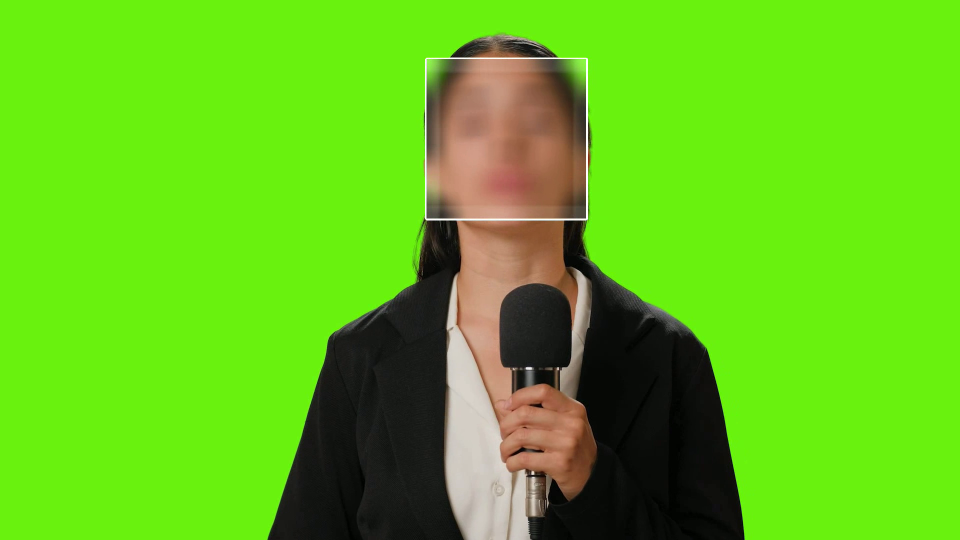
#> input picture frame 9 of Webcam Capture and Video Processing/assets/output.avi, 1920 x 1080 px, given in place of video.mp4, which was not available (shown at 1/2 size)
$ python find_faces_in_video.py
#> lines starting #> are read from the running program, lines starting #| are printed output that depends on the picture; after the words box and inside, x2 and y2 are one past the last pixel; in counts of white or black regions, pixels touching at a corner belong together; pictures that were not available may be replaced by others from this repository, and a replacement may not be noted
import cv2

video = cv2.VideoCapture("assets/video.mp4")

success, frame = video.read()
#> frame is the input picture: shape (1080, 1920, 3); mean B, G, R 25.7, 194.8, 99.3

height = frame.shape[0]
#> height = 1080
width = frame.shape[1]
#> width = 1920

face_cascade = cv2.CascadeClassifier("assets/faces.xml")
output = cv2.VideoWriter(
    "assets/output.avi", cv2.VideoWriter_fourcc(*"DIVX"), 30, (width, height)
)

while success:
    faces = face_cascade.detectMultiScale(frame, 1.05, 4)
#> faces = [[861, 139, 295, 295]]

    for x, y, w, h in faces:
        cv2.rectangle(frame, (x, y), (x + w, y + h), (255, 255, 255), 6)

        frame[y : y + h, x : x + w] = cv2.blur(frame[y : y + h, x : x + w], (50, 50))
#> this loop made 1 pass
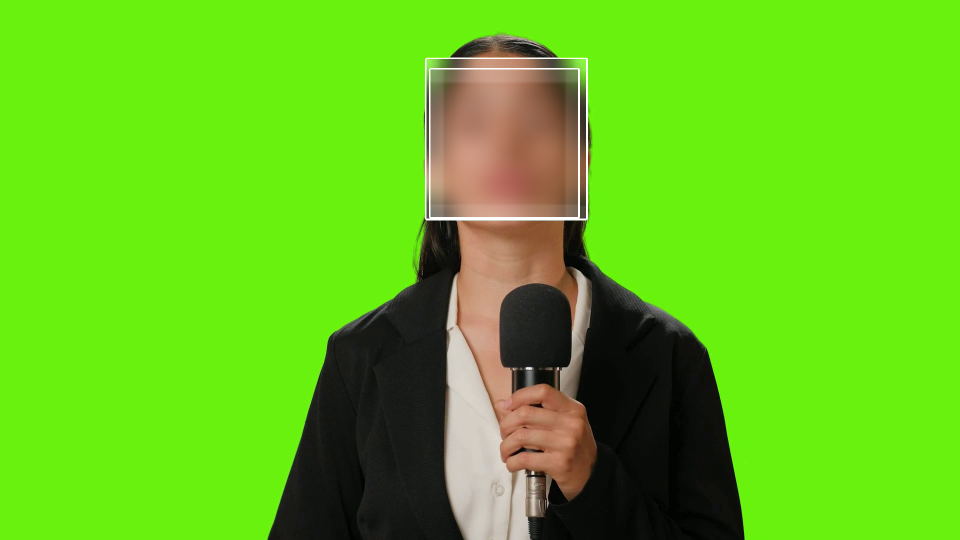
#> frame: shape (1080, 1920, 3) (shown at 1/2 size); 4.38% of pixels changed, all inside (x1, y1, x2, y2) = (858, 136, 1160, 438)

    output.write(frame)

    success, frame = video.read()
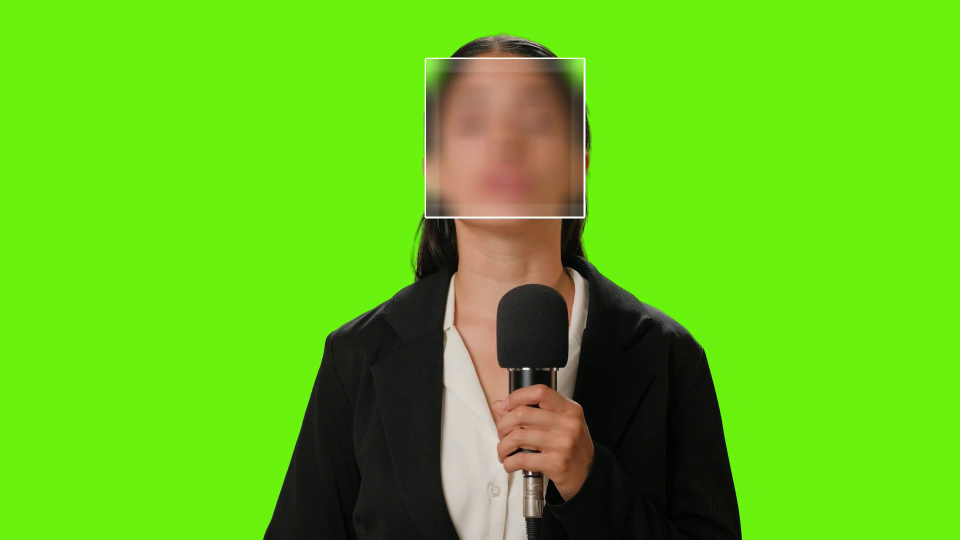
#> input picture frame 10 of Webcam Capture and Video Processing/assets/output.avi, 1920 x 1080 px, given in place of video.mp4, which was not available (shown at 1/2 size)
#> frame is the input picture: shape (1080, 1920, 3); mean B, G, R 25.8, 194.9, 99.4

output.release()

$ run again, starting later in the video
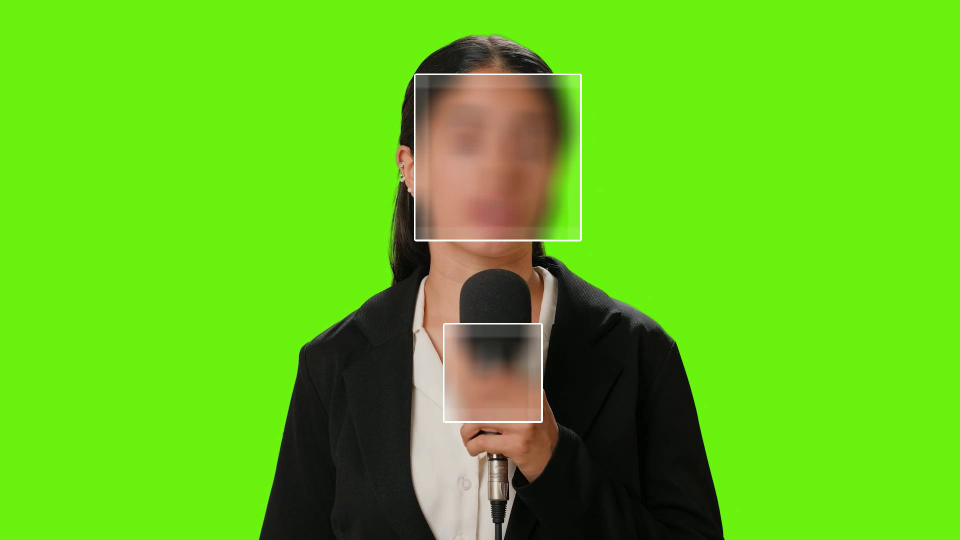
#> input picture frame 40 of Webcam Capture and Video Processing/assets/output.avi, 1920 x 1080 px, given in place of video.mp4, which was not available (shown at 1/2 size)
#> frame is the input picture: shape (1080, 1920, 3); mean B, G, R 26.1, 195.8, 99.4
#> faces = [[831, 164, 329, 329]]
#> the loop `for x, y, w, h in faces:` made 1 pass
#> after the loop `for x, y, w, h in faces:`:
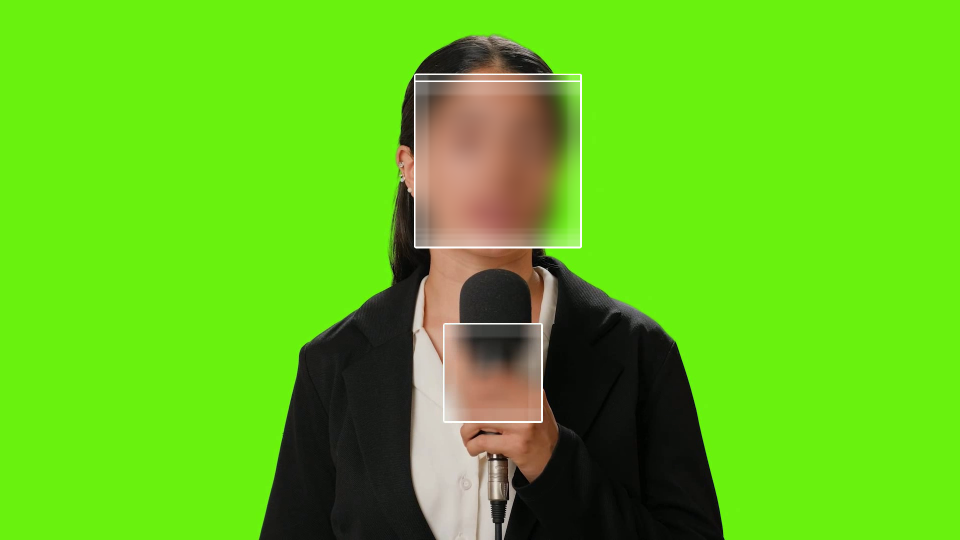
#> frame: shape (1080, 1920, 3) (shown at 1/2 size); 5.43% of pixels changed, all inside (x1, y1, x2, y2) = (828, 161, 1164, 497)
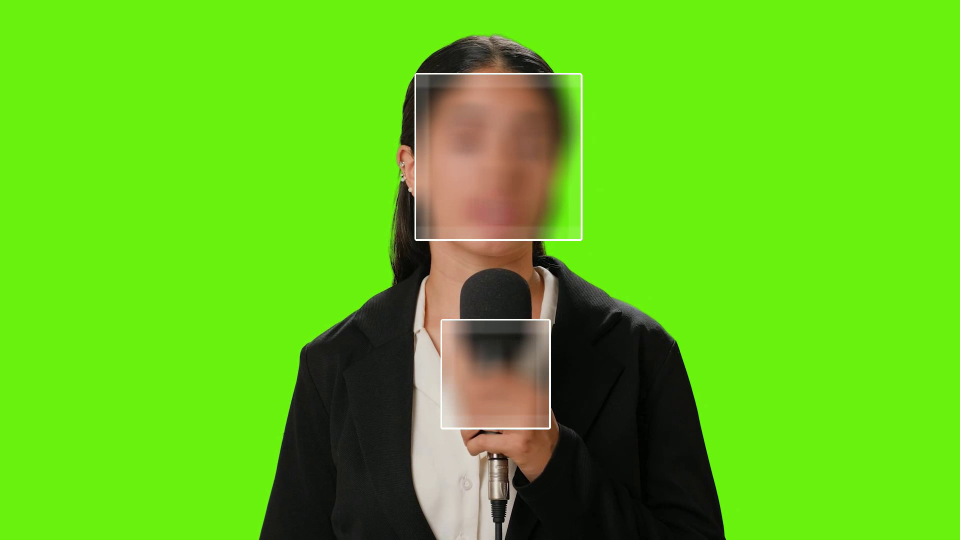
#> input picture frame 41 of Webcam Capture and Video Processing/assets/output.avi, 1920 x 1080 px, given in place of video.mp4, which was not available (shown at 1/2 size)
#> frame is the input picture: shape (1080, 1920, 3); mean B, G, R 26.1, 195.7, 99.4

$ run again, starting later in the video
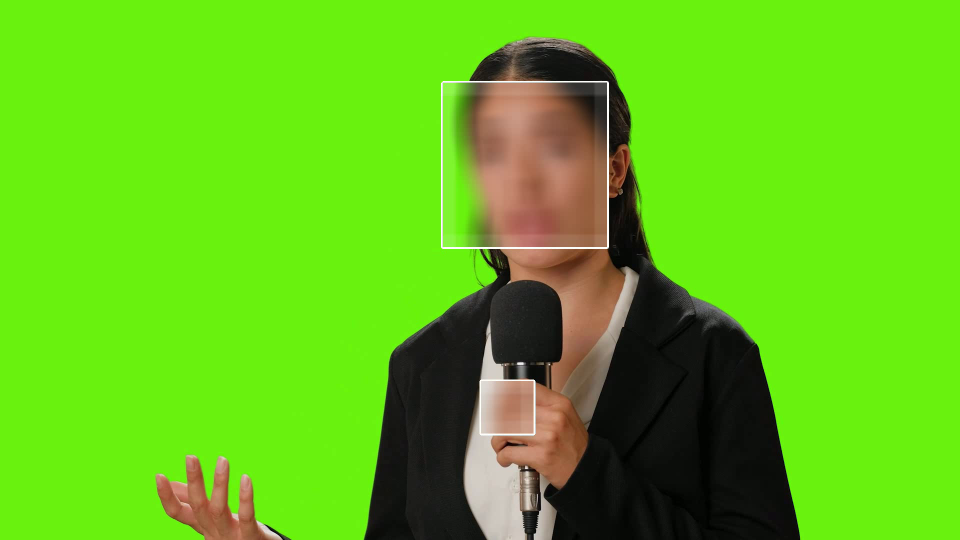
#> input picture frame 72 of Webcam Capture and Video Processing/assets/output.avi, 1920 x 1080 px, given in place of video.mp4, which was not available (shown at 1/2 size)
#> frame is the input picture: shape (1080, 1920, 3); mean B, G, R 24.2, 193.7, 98.2
#> faces = [[885, 176, 329, 329]]
#> the loop `for x, y, w, h in faces:` made 1 pass
#> after the loop `for x, y, w, h in faces:`:
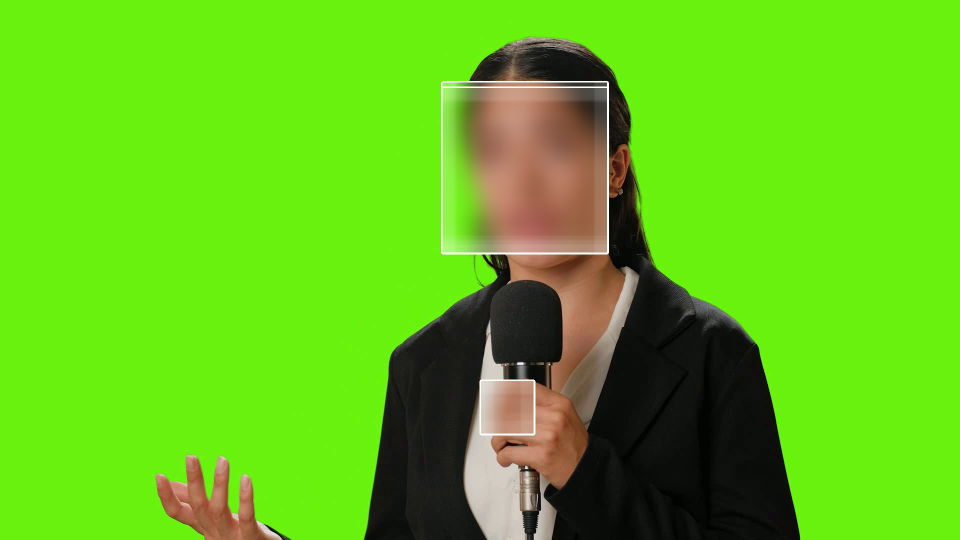
#> frame: shape (1080, 1920, 3) (shown at 1/2 size); 5.43% of pixels changed, all inside (x1, y1, x2, y2) = (882, 173, 1218, 509)
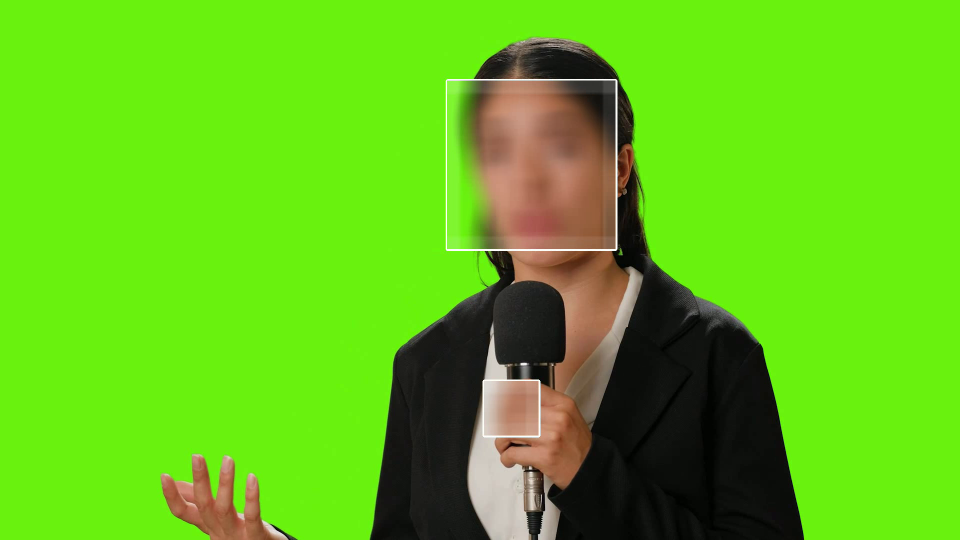
#> input picture frame 73 of Webcam Capture and Video Processing/assets/output.avi, 1920 x 1080 px, given in place of video.mp4, which was not available (shown at 1/2 size)
#> frame is the input picture: shape (1080, 1920, 3); mean B, G, R 24.1, 193.9, 98.3
